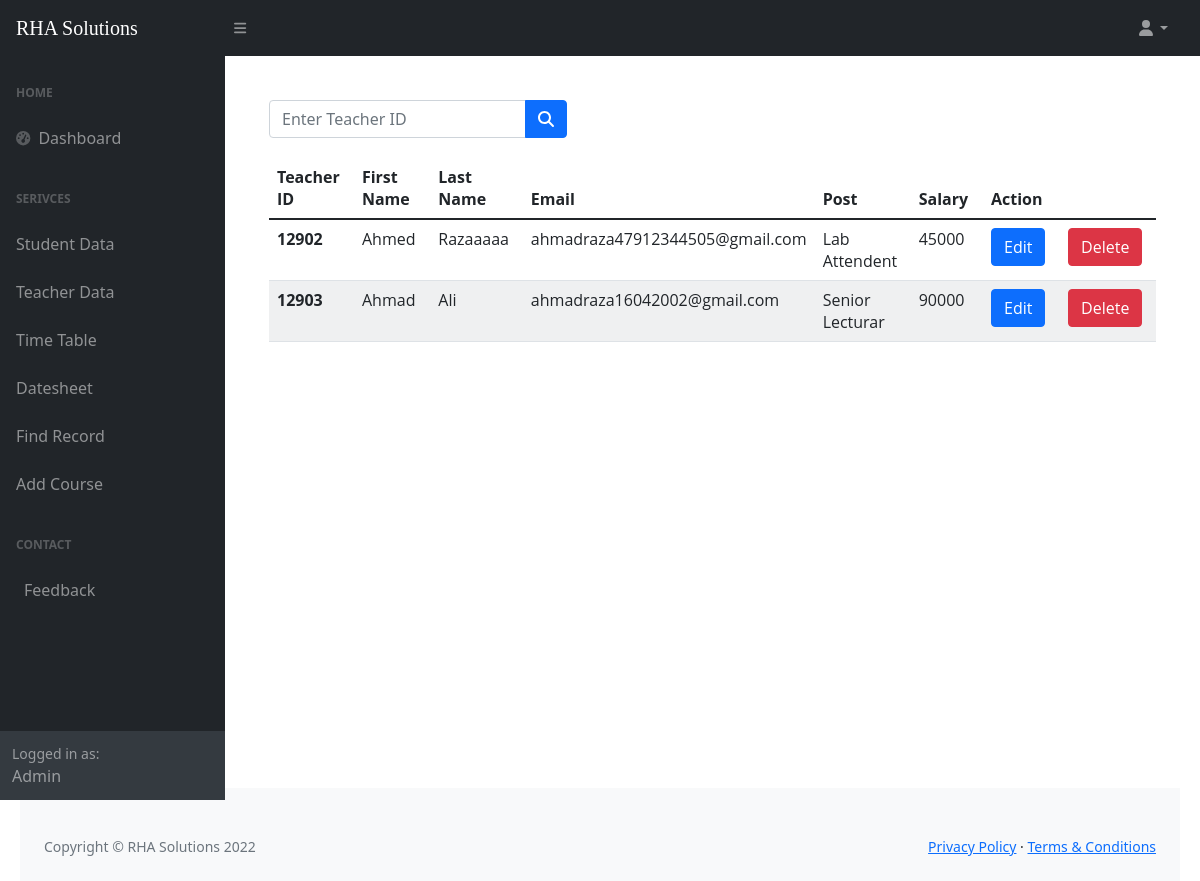
The app's page /All_teach_list.php with its own data.
### tables this page shows
CREATE TABLE `teach` (
  `t_id` int(10) NOT NULL,
  `f_name` varchar(100) NOT NULL,
  `l_name` varchar(100) NOT NULL,
  `email` varchar(100) NOT NULL,
  `p_id` int(10) NOT NULL
);

CREATE TABLE `post` (
  `p_id` int(10) NOT NULL,
  `p_name` varchar(50) NOT NULL,
  `p_sal` int(10) NOT NULL
);

### All_teach_list.php (the view, shortened to what this page needs)
<?php include 'connection.php' ?>
<!DOCTYPE html>
<html lang="en">
<head>
    <link href="https://cdn.jsdelivr.net/npm/simple-datatables@latest/dist/style.css" rel="stylesheet" />
    <link href="css/styles.css" rel="stylesheet" />
</head>
<body class="sb-nav-fixed">
    <nav class="sb-topnav navbar navbar-expand navbar-dark bg-dark">
        <a class="navbar-brand ps-3" href="index.html">RHA Solutions</a>
        <button class="btn btn-link btn-sm order-1 order-lg-0 me-4 me-lg-0" id="sidebarToggle" href="#!"><i class="fas fa-bars"></i></button>
        <ul class="navbar-nav ms-auto ms-md-0 me-3 me-lg-4">
            <li class="nav-item dropdown">
                <a class="nav-link dropdown-toggle" id="navbarDropdown" href="#" role="button" data-bs-toggle="dropdown" aria-expanded="false"><i class="fas fa-user fa-fw"></i></a>
            </li>
        </ul>
    </nav>
    <div id="layoutSidenav">
        <div id="layoutSidenav_nav">
            <nav class="sb-sidenav accordion sb-sidenav-dark" id="sidenavAccordion">
                <div class="sb-sidenav-menu">
                    <div class="nav">
                        <div class="sb-sidenav-menu-heading">Home</div>
                        <a class="nav-link" href="index.html">
                            <div class="sb-nav-link-icon"><i class="fas fa-tachometer-alt"></i></div>
                            Dashboard
                        </a>
                        <div class="sb-sidenav-menu-heading">Serivces</div>
                        <a class="nav-link collapsed" href="assign_course.php">
                            Student Data
                        </a>
                        <a class="nav-link collapsed" href="assign_course.php">
                            Teacher Data
                        </a>
                        <a class="nav-link collapsed" href="timetable.html">
                            Time Table
                        </a>
                        <a class="nav-link collapsed" href="datesheet.html">
                            Datesheet
                        </a>
                        <a class="nav-link collapsed" href="database.html">
                            Find Record
                        </a>
                        <a class="nav-link collapsed" href="courses.html">
                            Add Course
                        </a>
                        <div class="sb-sidenav-menu-heading">Contact</div>
                        <a class="nav-link" href="feedback.html">
                            Feedback
                        </a>
                    </div>
                </div>
                <div class="sb-sidenav-footer">
                    <div class="small">Logged in as:</div>
                    Admin
                </div>
            </nav>
        </div>
        <div id="layoutSidenav_content">
            <main>
                <div class="container-fluid px-4">
                    <form action="All_teach_search.php" method="GET" class="d-none d-md-inline-block form-inline ms-auto me-0 me-md-3 my-2 my-md-0">
                        <div style="margin-bottom: 20px;" class="input-group">
                            <input class="form-control" name="search" value="" type="number" placeholder="Enter Teacher ID" />
                            <button class="btn btn-primary" id="std-search" type="submit"> <i class="fas fa-search"></i></button>
                        </div>
                    </form>
                    <table class="table">
                        <thead class="thead-dark">
                            <tr>
                                <th scope="col">Teacher ID</th>
                                <th scope="col">First Name</th>
                                <th scope="col">Last Name</th>
                                <th scope="col">Email</th>
                                <th scope="col">Post</th>
                                <th scope="col">Salary</th>
                                <th scope="col" colspan="2">Action</th>
                            </tr>
                        </thead>
                        <tbody>
                            <?php
                            $query = "SELECT t.t_id, t.f_name, t.l_name, t.email, p.p_name, p.p_sal FROM  teach t INNER JOIN post p WHERE t.p_id=p.p_id";
                            $data = mysqli_query($conn, $query);
                            $res = mysqli_num_rows($data);
                            if ($res) {
                                while ($row = mysqli_fetch_array($data)) {
                            ?>
                                    <tr>
                                        <th scope="row"><?php echo $row['t_id']; ?></th>
                                        <td><?php echo $row['f_name']; ?></td>
                                        <td><?php echo $row['l_name']; ?></td>
                                        <td><?php echo $row['email']; ?></td>
                                        <td><?php echo $row['p_name']; ?></td>
                                        <td><?php echo $row['p_sal']; ?></td>
                                        <td> <button type="button" class="btn btn-primary"><a style="color: white; text-decoration: none;" href="edit_teacher.php?t_id=<?php echo $row['t_id']; ?>">Edit</a></button></td>
                                        <td> <button type="button" class="btn btn-danger"> <a style="color: white; text-decoration: none;" onclick="return confirm('Are you sure, you want to delete?')" href="delete_teach.php?t_id=<?php echo $row['t_id']; ?>">Delete</a></td>
                                    </tr>
                                <?php
                                }
                            } else {
                                ?>
                                <tr>
                                    <td>No Data Found</td>
                                </tr>
                            <?php
                            }
                            ?>
                        </tbody>
                    </table>
                </div>
        </div>
    </div>
    <footer class="py-4 bg-light mt-auto">
        <div class="container-fluid px-4">
            <br>
            <div class="d-flex align-items-center justify-content-between small">
                <div class="text-muted">Copyright &copy; RHA Solutions 2022</div>
                <div>
                    <a href="#">Privacy Policy</a>
                    &middot;
                    <a href="#">Terms &amp; Conditions</a>
                </div>
            </div>
        </div>
    </footer>
</body>
</html>

### records on screen
teach: t_id "12902", f_name "Ahmed", l_name "Razaaaaa", email "ahmadraza47912344505@gmail.com", p.p_name "Lab Attendent", p.p_sal "45000"
teach: t_id "12903", f_name "Ahmad", l_name "Ali", email "ahmadraza16042002@gmail.com", p.p_name "Senior Lecturar", p.p_sal "90000"
